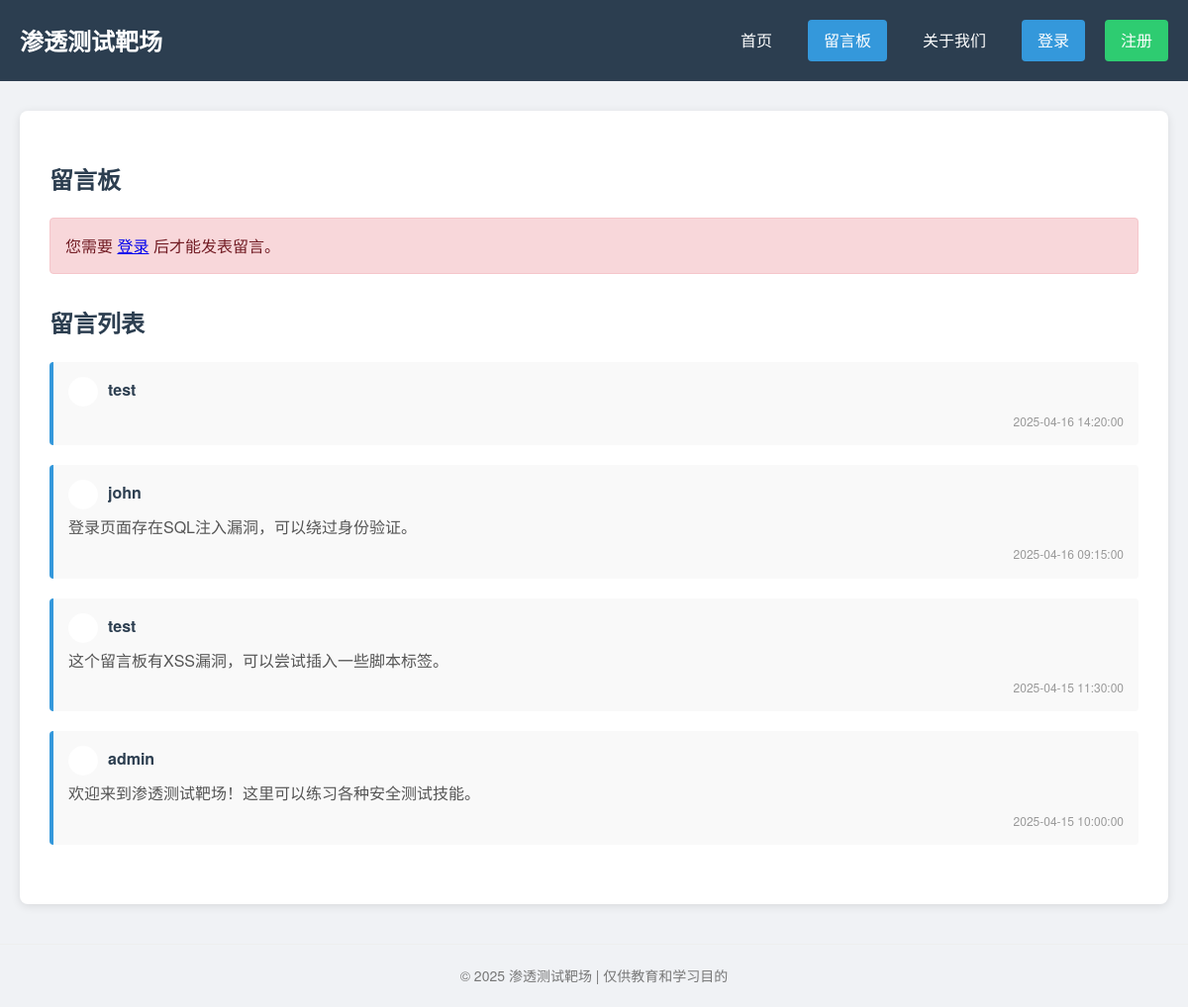
Page /guestbook.php on the committed database.
### tables this page shows
CREATE TABLE `messages` (
  `id` int(11) NOT NULL AUTO_INCREMENT,
  `user_id` int(11) NOT NULL,
  `username` varchar(50) NOT NULL,
  `message` text NOT NULL,
  `create_time` timestamp NULL DEFAULT CURRENT_TIMESTAMP,
  PRIMARY KEY (`id`)
);

CREATE TABLE `users` (
  `id` int(11) NOT NULL AUTO_INCREMENT,
  `username` varchar(50) NOT NULL,
  `password` varchar(255) NOT NULL,
  `email` varchar(100) DEFAULT NULL,
  `avatar` varchar(255) DEFAULT 'default.jpg',
  `bio` text DEFAULT NULL,
  `is_admin` tinyint(1) DEFAULT 0,
  `status` tinyint(1) DEFAULT 1 COMMENT '0-禁用 1-正常',
  `deleted_at` timestamp NULL DEFAULT NULL COMMENT '删除时间',
  `created_at` timestamp NULL DEFAULT CURRENT_TIMESTAMP,
  `last_login` timestamp NULL DEFAULT NULL,
  `login_ip` varchar(45) DEFAULT NULL,
  PRIMARY KEY (`id`),
  UNIQUE KEY `username` (`username`)
);

### guestbook.php (the view, shortened to what this page needs)
<?php
include 'db.php';
?>
<!DOCTYPE html>
<html lang="zh-CN">
<head>
    <link rel="stylesheet" href="styles.css">
</head>
<body>
    <header>
        <div class="container">
            <div class="logo">
                <h1><a href="index.php">渗透测试靶场</a></h1>
            </div>
            <nav>
                <a href="index.php">首页</a>
                <a href="guestbook.php" class="active">留言板</a>
                <a href="about.php">关于我们</a>
                <?php if (isset($_SESSION['user_id'])): ?>
                    <a href="profile.php">个人中心</a>
                    <a href="logout.php">退出登录</a>
                <?php else: ?>
                    <a href="login.php" class="btn-login">登录</a>
                    <a href="register.php" class="btn-register">注册</a>
                <?php endif; ?>
            </nav>
        </div>
    </header>
    <div class="container">
        <main>
            <section>
                <h2>留言板</h2>
                <?php if (isset($_SESSION['user_id'])): ?>
                    <p>欢迎在下方留下您的意见和建议</p>
                    <form action="guestbook.php" method="post">
                        <div class="form-group">
                            <label for="message">留言内容：</label>
                            <textarea id="message" name="message" rows="4" required></textarea>
                        </div>
                        <div class="form-group">
                            <input type="submit" value="提交留言" />
                        </div>
                    </form>
                <?php else: ?>
                    <div style="background-color: #f8d7da; border: 1px solid #f5c6cb; color: #721c24; padding: 15px; margin-bottom: 20px; border-radius: 4px;">
                        您需要 <a href="login.php">登录</a> 后才能发表留言。
                    </div>
                <?php endif; ?>
            </section>
            <section>
                <h2>留言列表</h2>
                <?php
                $result = $conn->query("SELECT m.*, u.avatar FROM messages m LEFT JOIN users u ON m.user_id = u.id ORDER BY m.id DESC LIMIT 20");
                if ($result !== false && $result->num_rows > 0) {
                    while ($row = $result->fetch_assoc()) {
                        echo "<div class='message'>";
                        echo "<div class='username'>";
                        if (!empty($row['avatar'])) {
                            echo "<img src='uploads/" . $row['avatar'] . "' alt='头像' width='30' height='30' style='border-radius: 50%; margin-right: 10px; vertical-align: middle;' onerror=\"this.src='uploads/default.jpg'\">";
                        }
                        echo $row['username'] . "</div>";
                        echo "<div class='content'>" . $row['message'] . "</div>";
                        if (isset($row['create_time'])) {
                            echo "<div class='time'>" . $row['create_time'] . "</div>";
                        }
                        echo "</div>";
                    }
                } else {
                    echo "<p>暂无留言</p>";
                }
                ?>
            </section>
        </main>
    </div>
    <footer>
        <div class="container">
            &copy; 2025 渗透测试靶场 | 仅供教育和学习目的
        </div>
    </footer>
</body>
</html>

### styles.css (style rules this page uses)
body { font-family: "Helvetica Neue", Helvetica, Arial, sans-serif; background-color: #f0f2f5; margin: 0; padding: 0; color: #333; line-height: 1.6; }
.container { max-width: 1200px; margin: 0 auto; padding: 0 20px; }
header { background-color: #2c3e50; color: white; padding: 20px 0; margin-bottom: 30px; }
header .container { display: flex; justify-content: space-between; align-items: center; }
.logo h1 { margin: 0; font-size: 24px; }
.logo a { text-decoration: none; color: white; }
nav { display: flex; gap: 20px; }
nav a { color: white; text-decoration: none; padding: 8px 16px; border-radius: 4px; transition: background-color 0.3s; }
nav a.active { background-color: #3498db; }
nav a.btn-login { background-color: #3498db; }
nav a.btn-register { background-color: #2ecc71; }
main { background-color: white; border-radius: 8px; box-shadow: 0 2px 10px rgba(0,0,0,0.1); padding: 30px; margin-bottom: 40px; }
section { margin-bottom: 30px; }
h1, h2, h3 { color: #2c3e50; }
.message { background-color: #f9f9f9; border-left: 4px solid #3498db; padding: 15px; margin-bottom: 20px; border-radius: 4px; }
.message .username { font-weight: bold; color: #2c3e50; margin-bottom: 5px; }
.message .content { color: #555; }
.message .time { font-size: 12px; color: #999; margin-top: 5px; text-align: right; }
footer { text-align: center; padding: 20px; color: #777; font-size: 14px; border-top: 1px solid #eee; margin-top: 40px; }

### rows in the picture
messages: user.avatar (placeholder picture), username "test", create_time "2025-04-16 14:20:00"
messages: user.avatar (placeholder picture), username "john", message "登录页面存在SQL注入漏洞，可以绕过身份验证。", create_time "2025-04-16 09:15:00"
messages: user.avatar (placeholder picture), username "test", message "这个留言板有XSS漏洞，可以尝试插入一些脚本标签。", create_time "2025-04-15 11:30:00"
messages: user.avatar (placeholder picture), username "admin", message "欢迎来到渗透测试靶场！这里可以练习各种安全测试技能。", create_time "2025-04-15 10:00:00"
